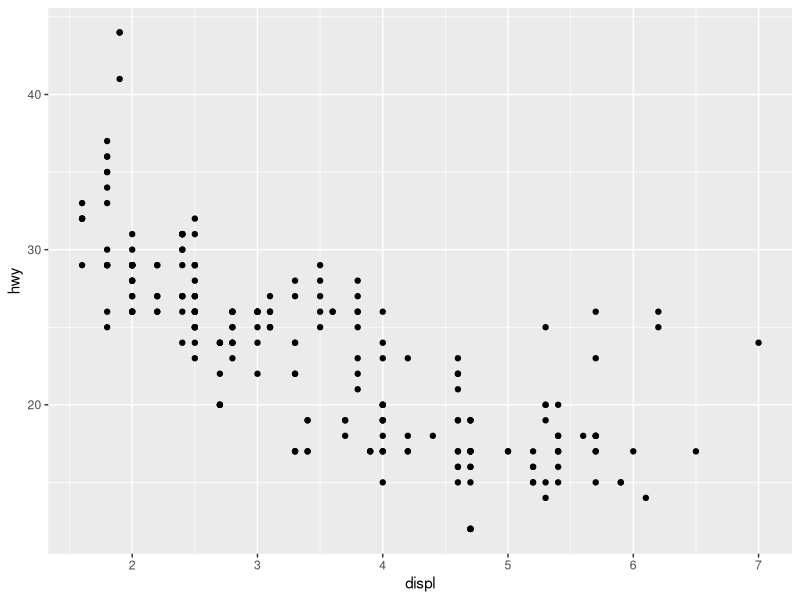
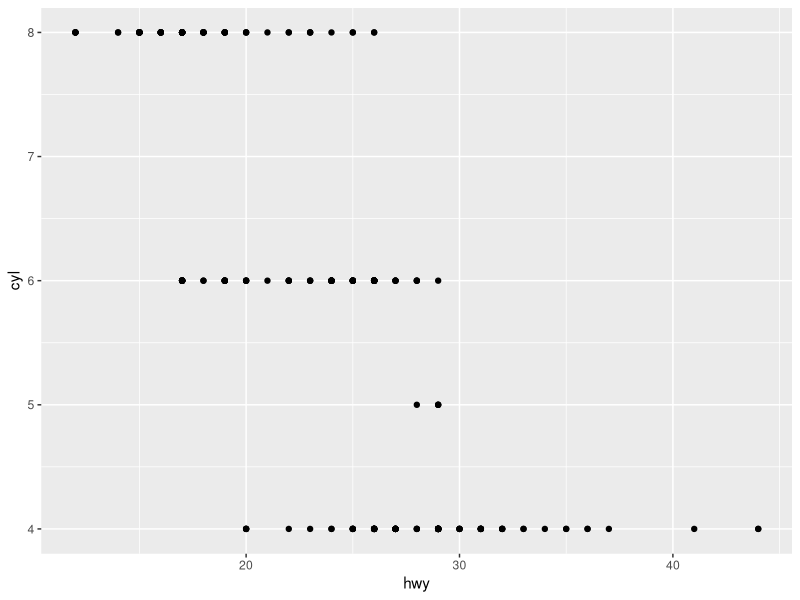
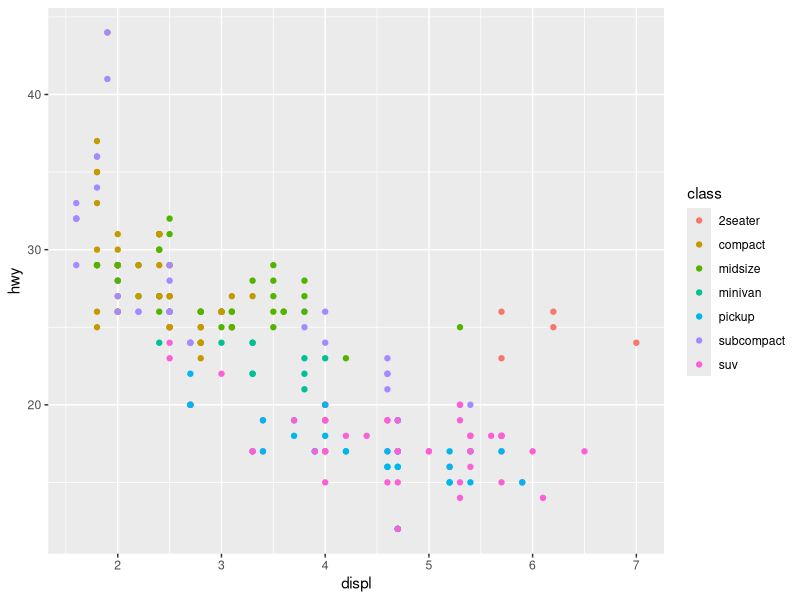
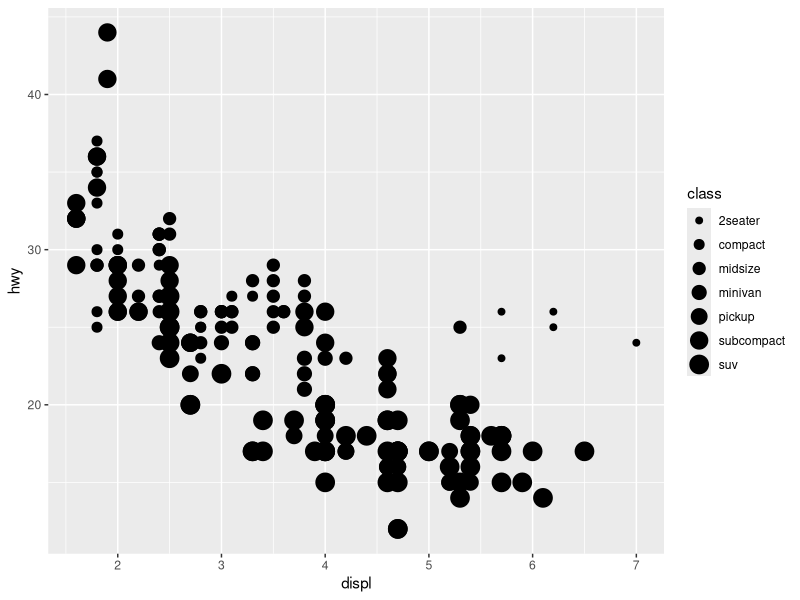
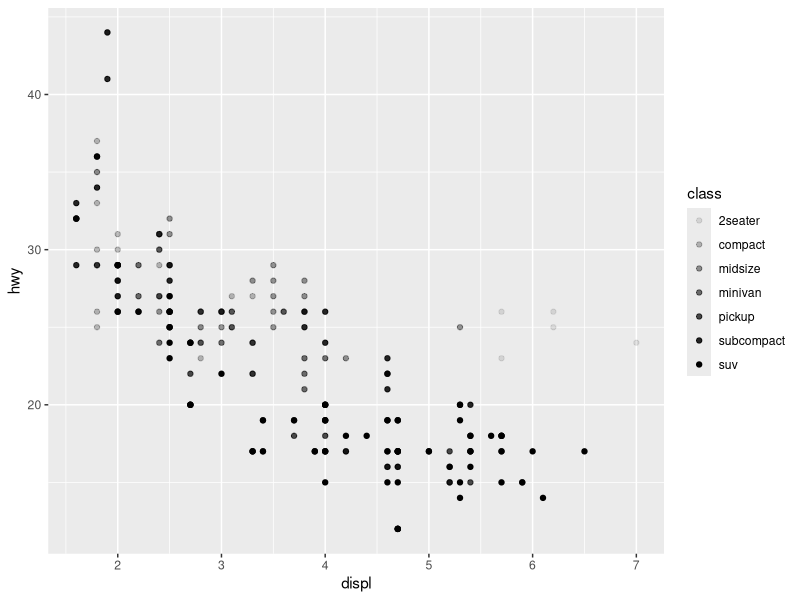
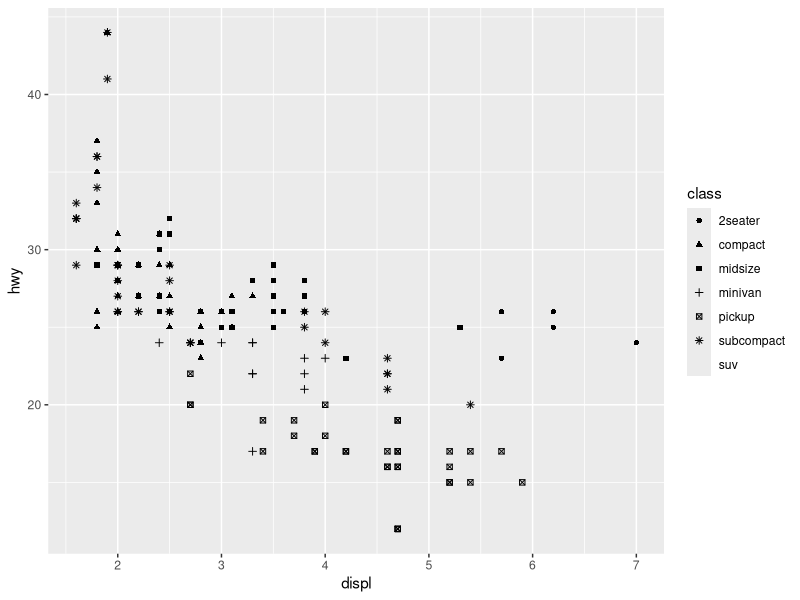
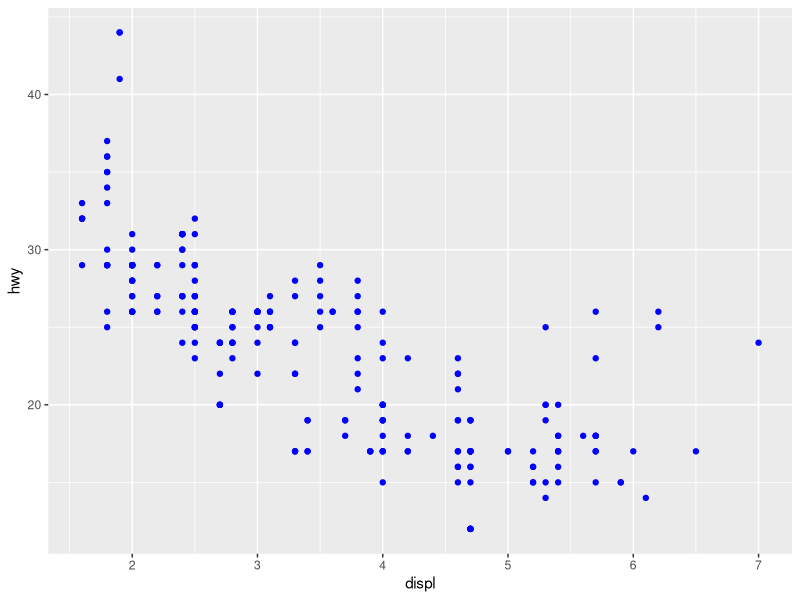
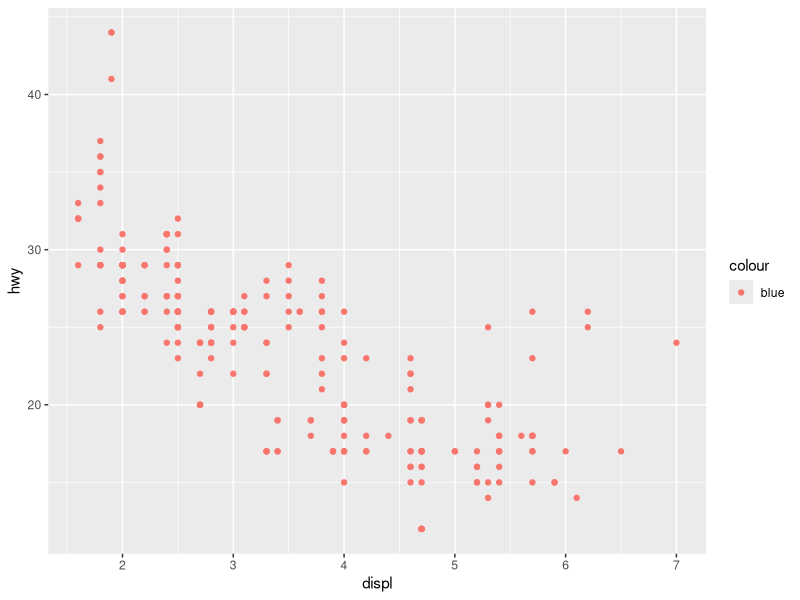

The R script that drew these images, in order:
library(tidyverse)
head(mpg)
str(mpg)
ggplot(data=mpg) + geom_point(mapping = aes(x=displ,y=hwy))
ggplot(data=mpg) + geom_point(mapping = aes(x=hwy,y=cyl))

# add aesthetic to data points. ------ process caleed scaling
ggplot(data=mpg) + geom_point(mapping = aes(x=displ,y=hwy, color = class))
ggplot(data=mpg) + geom_point(mapping = aes(x=displ,y=hwy, size = class))
ggplot(data=mpg) + geom_point(mapping = aes(x=displ,y=hwy, alpha = class))
ggplot(data=mpg) + geom_point(mapping = aes(x=displ,y=hwy, shape = class))

# manual aesthethic
ggplot(data = mpg) + geom_point(mapping = aes(x = displ, y = hwy), color = "blue")

ggplot(data = mpg) +geom_point(mapping = aes(x = displ, y = hwy, color = "blue"))
# ggplot2 interprets "blue" as a category or group name, not the actual color. So, it assigns a default color (which happens to be red) to all points under this "blue" category

# Inside aes(): Interpreted as a mapping to a variable.
# Outside aes(): Used for setting a fixed aesthetic (like color) for all data points.

# categorial plot ..... category vs continuous 
ggplot(data=mpg) + geom_point(mapping = aes(x=displ,y=model, color = class))

# multiple class
ggplot(data=mpg) + geom_point(mapping = aes(x=displ,y=model, color = class, size = class, alpha = class))

# stroke aesthetic in ggplot2 controls the width of the border
ggplot(data = mpg) + geom_point(mapping = aes(x = displ, y = hwy), shape = 2, stroke = 1)
ggplot(data = mpg) + geom_point(mapping = aes(x = displ, y = hwy), shape = 2, stroke = 2)

# map an aesthetic to something other than a variable name, like aes(color = displ < 5)
ggplot(data = mpg) + geom_point(mapping = aes(x = displ, y = hwy, color = displ < 5))

# in R + should be at end 
ggplot(data = mpg) + 
  geom_point(mapping = aes(x = displ, y = hwy, color = displ < 5))

# facet are used for categorial variables ---- to split the plot into facets
#What happens if you facet on a continuous variable?
  #Faceting with continuous variables is generally not useful. 
  #ggplot2 will create a separate panel for each unique value, 
  #but since continuous variables can have many distinct values, 
  #it could generate a large number of unnecessary facets. 
  #The result is usually overwhelming and hard to interpret. 
  #It’s better to facet on categorical (discrete) variables.

#Advantages/Disadvantages of faceting vs. color aesthetic:
  
#Advantages of faceting:
  
#Faceting creates separate plots for each level of a categorical variable, which can make it easier to see trends and patterns within each group.
#It avoids the problem of overcrowded legends when there are many categories.
#More distinct visual separation of the groups, making it easier to compare across facets.
  
#Disadvantages:
  
#Faceting uses more space, making it harder to view all facets if you have many categories.
#You lose the ability to directly compare points across facets because they are in separate plots.
  
#Color aesthetic:
  
#Using color takes up less space and allows all data to be plotted in a single graph, but can become confusing if there are many categories.
#The balance between faceting and color changes with a larger dataset: faceting becomes harder to read with too many categories, while color might become cluttered with many levels.

#facet your plot by a single variable, use facet_wrap()
#The variable that you pass to facet_wrap() should be discrete
#The tilde (~) creates a formula. It means that each facet will represent a different value of the class variable.
ggplot(data = mpg) +
  geom_point(mapping = aes(x = displ, y = hwy)) +
  facet_wrap(~ class, nrow = 3)
#nrow is number of rows of plotted graph .... has to do with visual representation of layout

ggplot(data = mpg) +
  geom_point(mapping = aes(x = displ, y = hwy)) +
  facet_grid(drv ~ cyl)

#The facet_grid() function in ggplot2 is used to create a grid of subplots (facets) based on two variables. 
#Each combination of the variables is shown in a separate facet, 
#allowing you to compare data across multiple dimensions.

# facet_wrap() is for one variable and automatically wraps the facets into a grid layout.
# facet_grid() is for two variables and creates a strict grid based on the 
#combination of row and column variables.
# Use facet_wrap() when you only need to facet by one variable or want a more flexible layout, 
#and use facet_grid() when comparing across two variables with a well-structured layout
